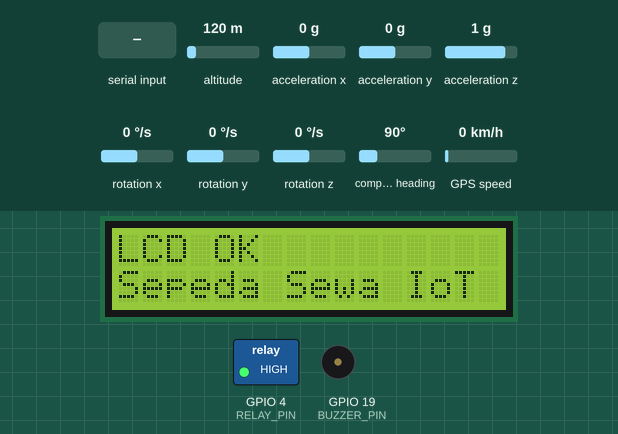
The sketch below on a simulated ESP32. Parts: 16×2 character LCD, switched loads named in the sketch (green lamp = pin HIGH), buzzer (waves = sounding). Wiring (inferred from the names in the program): MPU-6050 motion sensor at I2C address 0x68. Inputs (shaded band) come from the test bench; at power-on: altitude 120 m, acceleration x 0 g, acceleration y 0 g, acceleration z 1 g, rotation x 0 °/s, rotation y 0 °/s, rotation z 0 °/s, compass heading 90°, GPS speed 0 km/h. The GPS gets a fix after 3 s at 37.7749, -122.4194 with 8 satellites; the modem accepts every AT command (registered, SIM ready, sends succeed) and sends nothing else; what the sketch prints to the serial monitor is not drawn.

Above: at 4.7 s.
At 13.6 s:
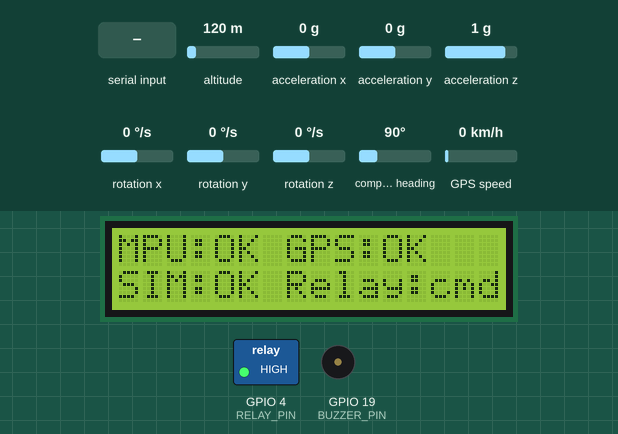
13.7 s: "2\n" received over Serial
At 13.84 s:
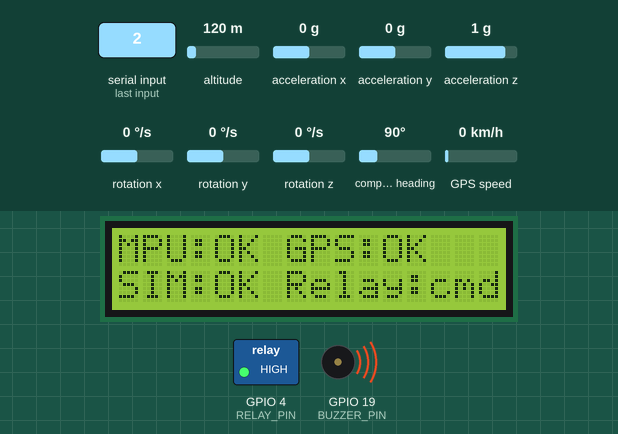
16.2 s: "3\n" received over Serial
At 17.4 s:
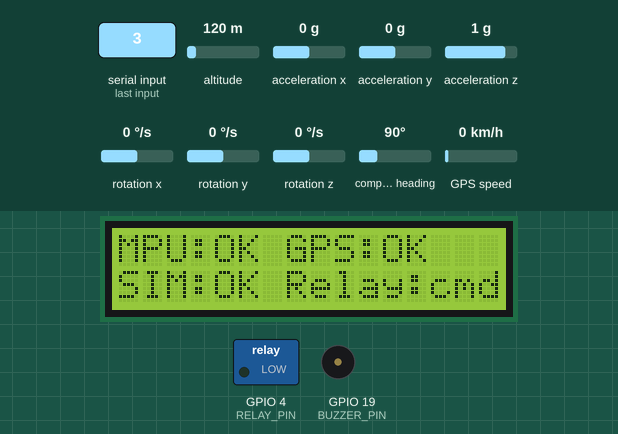
17.7 s: "a\n" received over Serial
At 20.0 s:
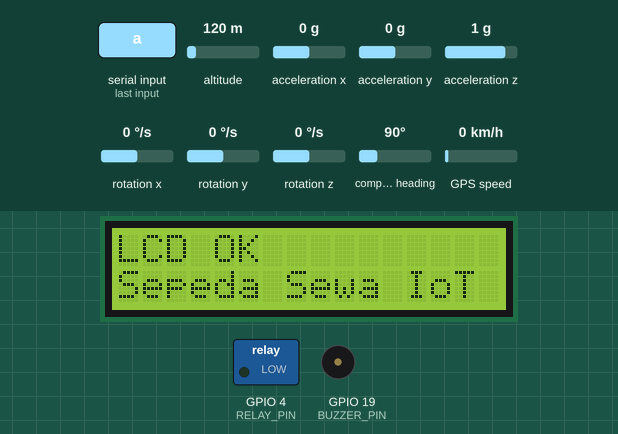
Timing chart, 0 to 21.5 s (numbered marks = the images above; inputs shaded):
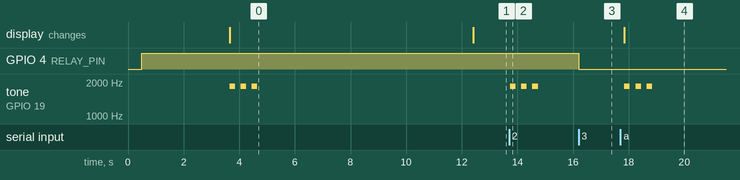

The sketch:

sketch_nov16a_baseline.ino
```cpp
/*
  TES SEMUA KOMPONEN - Security System Sepeda Sewa (ESP32)
  Komponen: LCD I2C, MPU6050, GPS NEO-6M, SIM800L, Relay (solenoid), Buzzer

  Library (Library Manager):
    - LiquidCrystal I2C   (Frank de Brabander)
    - TinyGPSPlus         (Mikal Hart)
  MPU6050 dibaca langsung lewat Wire, tanpa library tambahan.

  Serial Monitor: 115200 baud, line ending "Both NL & CR"

  Perintah:
    a  = tes otomatis semua (kecuali relay)
    1  = tes LCD
    2  = tes buzzer
    3  = toggle relay (solenoid)
    4  = baca MPU6050 (5x)
    5  = status GPS (tunggu 5 detik)
    6  = tes SIM800L (AT, SIM, sinyal, registrasi)
    7  = kirim SMS tes
    s  = scan I2C
    h  = bantuan
    AT...  = perintah AT langsung ke SIM800L (contoh: AT+CSQ)
*/

#include <Wire.h>
#include <LiquidCrystal_I2C.h>
#include <TinyGPSPlus.h>

// ================== PIN (sesuaikan dengan wiring) ==================
#define SDA_PIN     21    // LCD + MPU6050
#define SCL_PIN     22
#define GPS_RX_PIN  16    // ESP32 RX <- TX GPS
#define GPS_TX_PIN  17    // ESP32 TX -> RX GPS
#define SIM_RX_PIN  26    // ESP32 RX <- TXD SIM800L
#define SIM_TX_PIN  27    // ESP32 TX -> RXD SIM800L
#define RELAY_PIN   4
#define BUZZER_PIN  19

// Polaritas relay: kebanyakan modul relay aktif LOW. Jika terbalik, tukar nilainya.
#define RELAY_ON    LOW
#define RELAY_OFF   HIGH

#define LCD_ADDR    0x27  // kalau LCD tidak tampil, coba 0x3F (cek hasil scan I2C)
#define MPU_ADDR    0x68

// Isi nomor tujuan format internasional untuk tes SMS
const char* NOMOR_TUJUAN = "+62XXXXXXXXXXX";
// ====================================================================

LiquidCrystal_I2C lcd(LCD_ADDR, 16, 2);
TinyGPSPlus gps;
HardwareSerial gpsSerial(1);
HardwareSerial sim(2);

bool relayOn = false;

// ---------- Util ----------
void feedGPS() {
  while (gpsSerial.available()) gps.encode(gpsSerial.read());
}

bool i2cAda(uint8_t addr) {
  Wire.beginTransmission(addr);
  return Wire.endTransmission() == 0;
}

void i2cScan() {
  Serial.println("[I2C] Scan...");
  int n = 0;
  for (uint8_t a = 1; a < 127; a++) {
    if (i2cAda(a)) {
      Serial.printf("  ditemukan: 0x%02X\n", a);
      n++;
    }
  }
  if (!n) Serial.println("  tidak ada perangkat (cek SDA/SCL, VCC, GND)");
}

// ---------- LCD ----------
bool tesLCD() {
  Serial.println("[LCD] Tes...");
  if (!i2cAda(LCD_ADDR)) {
    Serial.println("  GAGAL: LCD tidak terdeteksi di alamat tersebut");
    return false;
  }
  lcd.init();
  lcd.backlight();
  lcd.clear();
  lcd.setCursor(0, 0);
  lcd.print("LCD OK");
  lcd.setCursor(0, 1);
  lcd.print("Sepeda Sewa IoT");
  Serial.println("  OK: cek tulisan di LCD (atur kontras dengan potensio di belakang LCD bila kosong)");
  return true;
}

// ---------- Buzzer ----------
void beep(int ms) {
  // toggle ~2kHz, jalan untuk buzzer aktif maupun pasif
  unsigned long start = millis();
  while (millis() - start < (unsigned long)ms) {
    digitalWrite(BUZZER_PIN, HIGH);
    delayMicroseconds(250);
    digitalWrite(BUZZER_PIN, LOW);
    delayMicroseconds(250);
  }
  digitalWrite(BUZZER_PIN, LOW);
}

bool tesBuzzer() {
  Serial.println("[BUZZER] Bunyi 3x...");
  for (int i = 0; i < 3; i++) {
    beep(200);
    delay(200);
  }
  Serial.println("  Selesai. Apakah terdengar? (dicek manual)");
  return true;
}

// ---------- Relay / Solenoid ----------
void toggleRelay() {
  relayOn = !relayOn;
  digitalWrite(RELAY_PIN, relayOn ? RELAY_ON : RELAY_OFF);
  Serial.printf("[RELAY] %s (solenoid %s)\n",
                relayOn ? "ON" : "OFF",
                relayOn ? "teraktivasi" : "nonaktif");
  Serial.println("  Dengarkan bunyi 'klik' relay dan cek solenoid bergerak.");
}

// ---------- MPU6050 ----------
bool mpuInit() {
  Wire.beginTransmission(MPU_ADDR);
  Wire.write(0x6B);   // PWR_MGMT_1
  Wire.write(0x00);   // bangunkan sensor
  return Wire.endTransmission() == 0;
}

bool mpuRead(float &ax, float &ay, float &az, float &gx, float &gy, float &gz, float &temp) {
  Wire.beginTransmission(MPU_ADDR);
  Wire.write(0x3B);
  if (Wire.endTransmission(false) != 0) return false;
  if (Wire.requestFrom((uint8_t)MPU_ADDR, (uint8_t)14) != 14) return false;
  int16_t v[7];
  for (int i = 0; i < 7; i++) {
    uint8_t hi = Wire.read();
    uint8_t lo = Wire.read();
    v[i] = (hi << 8) | lo;
  }
  ax = v[0] / 16384.0; ay = v[1] / 16384.0; az = v[2] / 16384.0;   // g
  temp = v[3] / 340.0 + 36.53;                                      // C
  gx = v[4] / 131.0;  gy = v[5] / 131.0;  gz = v[6] / 131.0;       // derajat/detik
  return true;
}

bool tesMPU() {
  Serial.println("[MPU6050] Tes...");
  if (!i2cAda(MPU_ADDR)) {
    Serial.println("  GAGAL: MPU6050 tidak terdeteksi (cek SDA/SCL/VCC/GND, alamat 0x68 atau 0x69)");
    return false;
  }
  if (!mpuInit()) {
    Serial.println("  GAGAL: inisialisasi");
    return false;
  }
  for (int i = 0; i < 5; i++) {
    float ax, ay, az, gx, gy, gz, t;
    if (mpuRead(ax, ay, az, gx, gy, gz, t)) {
      Serial.printf("  Acc[g] %.2f %.2f %.2f | Gyro[d/s] %.1f %.1f %.1f | Suhu %.1f C\n",
                    ax, ay, az, gx, gy, gz, t);
    } else {
      Serial.println("  GAGAL baca data");
      return false;
    }
    delay(500);
  }
  Serial.println("  OK. Coba miringkan/goyangkan sensor, nilai harus berubah (diam datar: az ~ 1.0).");
  return true;
}

// ---------- GPS ----------
bool tesGPS() {
  Serial.println("[GPS] Membaca 5 detik...");
  unsigned long start = millis();
  while (millis() - start < 5000) feedGPS();

  Serial.printf("  Karakter diterima: %lu | Kalimat NMEA valid: %lu\n",
                (unsigned long)gps.charsProcessed(), (unsigned long)gps.passedChecksum());
  if (gps.charsProcessed() < 10) {
    Serial.println("  GAGAL: tidak ada data dari GPS (cek TX/RX dan VCC)");
    return false;
  }
  Serial.printf("  Satelit: %d\n", gps.satellites.isValid() ? (int)gps.satellites.value() : 0);
  if (gps.location.isValid()) {
    Serial.printf("  FIX OK -> Lat: %.6f  Lng: %.6f\n", gps.location.lat(), gps.location.lng());
  } else {
    Serial.println("  Belum dapat fix. Modul hidup, tapi butuh langit terbuka (cold start bisa 1-15 menit).");
  }
  return true;
}

// ---------- SIM800L ----------
String kirimAT(const String &cmd, uint32_t timeout = 2000) {
  while (sim.available()) sim.read();
  sim.println(cmd);
  String resp = "";
  unsigned long start = millis();
  while (millis() - start < timeout) {
    while (sim.available()) resp += (char)sim.read();
    if (resp.indexOf("OK") >= 0 || resp.indexOf("ERROR") >= 0) break;
  }
  resp.trim();
  Serial.print("  >> ");
  Serial.println(cmd);
  Serial.println(resp.length() ? resp : "  (tidak ada balasan)");
  return resp;
}

bool tesSIM() {
  Serial.println("[SIM800L] Tes...");
  bool hidup = false;
  for (int i = 0; i < 5; i++) {
    if (kirimAT("AT", 1000).indexOf("OK") >= 0) { hidup = true; break; }
    delay(500);
  }
  if (!hidup) {
    Serial.println("  GAGAL: modul tidak membalas (cek TX/RX, GND, suplai 5V)");
    return false;
  }
  kirimAT("ATE0");
  bool simOk = kirimAT("AT+CPIN?").indexOf("READY") >= 0;
  kirimAT("AT+CSQ");
  String reg = kirimAT("AT+CREG?");
  bool net = reg.indexOf(",1") >= 0 || reg.indexOf(",5") >= 0;
  kirimAT("AT+CBC");
  Serial.printf("  Kartu SIM: %s | Jaringan: %s\n", simOk ? "OK" : "BERMASALAH", net ? "TERDAFTAR" : "BELUM TERDAFTAR");
  return simOk && net;
}

void kirimSMS() {
  Serial.println("[SMS] Mengirim SMS tes...");
  kirimAT("AT+CMGF=1");
  kirimAT("AT+CSCA?");

  while (sim.available()) sim.read();
  sim.print("AT+CMGS=\"");
  sim.print(NOMOR_TUJUAN);
  sim.println("\"");

  // tunggu prompt '>' maksimal 5 detik
  String resp = "";
  unsigned long start = millis();
  while (millis() - start < 5000) {
    while (sim.available()) resp += (char)sim.read();
    if (resp.indexOf('>') >= 0 || resp.indexOf("ERROR") >= 0) break;
  }
  Serial.println("  Balasan CMGS: " + resp);
  if (resp.indexOf('>') < 0) {
    Serial.println("  GAGAL: tidak ada prompt '>' (cek nomor tujuan / SIM / jaringan)");
    return;
  }

  sim.print("Tes SIM800L dari ESP32 berhasil");
  sim.write(26);   // Ctrl+Z

  resp = "";
  start = millis();
  while (millis() - start < 20000) {
    while (sim.available()) resp += (char)sim.read();
    if (resp.indexOf("OK") >= 0 || resp.indexOf("ERROR") >= 0) break;
  }
  Serial.println(resp.length() ? resp : "  (tidak ada balasan)");
}

// ---------- Tes otomatis ----------
void tesSemua() {
  Serial.println("\n========== TES OTOMATIS ==========");
  i2cScan();
  bool rLCD = tesLCD();
  bool rBuz = tesBuzzer();
  bool rMPU = tesMPU();
  bool rGPS = tesGPS();
  bool rSIM = tesSIM();

  Serial.println("\n========== RINGKASAN ==========");
  Serial.printf("LCD I2C    : %s\n", rLCD ? "OK" : "GAGAL");
  Serial.printf("Buzzer     : %s\n", rBuz ? "dijalankan (cek bunyi)" : "GAGAL");
  Serial.printf("MPU6050    : %s\n", rMPU ? "OK" : "GAGAL");
  Serial.printf("GPS        : %s\n", rGPS ? "data masuk" : "GAGAL");
  Serial.printf("SIM800L    : %s\n", rSIM ? "OK (SIM + jaringan)" : "GAGAL/BELUM SIAP");
  Serial.println("Relay      : tes manual, ketik 3");
  Serial.println("===============================\n");

  if (rLCD) {
    lcd.clear();
    lcd.setCursor(0, 0);
    lcd.print(rMPU ? "MPU:OK " : "MPU:ERR ");
    lcd.print(rGPS ? "GPS:OK" : "GPS:ERR");
    lcd.setCursor(0, 1);
    lcd.print(rSIM ? "SIM:OK " : "SIM:ERR ");
    lcd.print("Relay:cmd3");
  }
}

void bantuan() {
  Serial.println("\nPerintah: a=semua | 1=LCD | 2=buzzer | 3=relay | 4=MPU | 5=GPS | 6=SIM | 7=SMS | s=scan I2C | AT...=langsung ke SIM800L\n");
}

// ---------- Setup & loop ----------
void setup() {
  Serial.begin(115200);
  delay(500);

  pinMode(RELAY_PIN, OUTPUT);
  digitalWrite(RELAY_PIN, RELAY_OFF);
  pinMode(BUZZER_PIN, OUTPUT);
  digitalWrite(BUZZER_PIN, LOW);

  Wire.begin(SDA_PIN, SCL_PIN);
  gpsSerial.begin(9600, SERIAL_8N1, GPS_RX_PIN, GPS_TX_PIN);
  sim.begin(9600, SERIAL_8N1, SIM_RX_PIN, SIM_TX_PIN);

  delay(3000);   // beri waktu SIM800L boot
  bantuan();
  tesSemua();
}

void loop() {
  feedGPS();

  if (Serial.available()) {
    String in = Serial.readStringUntil('\n');
    in.trim();
    if (in.length() == 0) return;

    if (in.startsWith("AT") || in.startsWith("at")) {
      sim.println(in);
    } else {
      switch (in[0]) {
        case 'a': tesSemua(); break;
        case '1': tesLCD(); break;
        case '2': tesBuzzer(); break;
        case '3': toggleRelay(); break;
        case '4': tesMPU(); break;
        case '5': tesGPS(); break;
        case '6': tesSIM(); break;
        case '7': kirimSMS(); break;
        case 's': i2cScan(); break;
        default:  bantuan(); break;
      }
    }
  }

  // tampilkan balasan SIM800L dari perintah AT manual
  while (sim.available()) Serial.write(sim.read());
}
```

Measured:
- after the input at 13.7 s, tone on GPIO 19 (BUZZER_PIN): alternates 1826 Hz for 0.20 s and silent for 0.20 s, 6 changes in all, then stays silent, starting at once
- after the input at 16.2 s, GPIO 4 (RELAY_PIN): HIGH → LOW at once
- after the input at 17.7 s, tone on GPIO 19 (BUZZER_PIN): alternates 1826 Hz for 0.20 s and silent for 0.20 s, 6 changes in all, then stays silent, starting after 0.15 s; the display: changes after 0.15 s (image 4)
- what the display in image 0 shows lasts 8.7 s, from 3.7 s to 12.4 s
